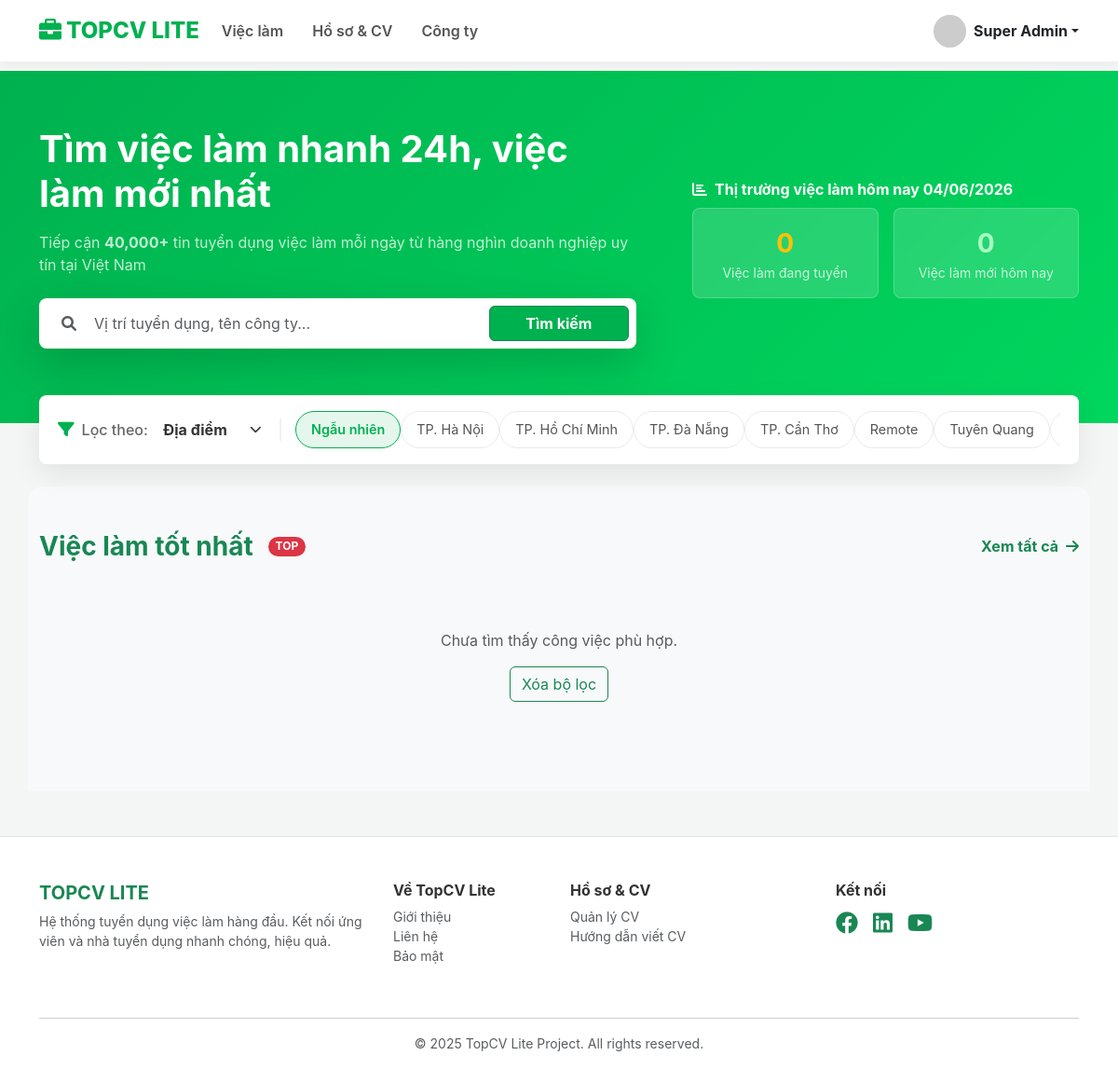
The page / (signed in) on the database its author committed.
### tables this page shows
CREATE TABLE `locations` (
  `id` int(11) NOT NULL,
  `name` varchar(100) NOT NULL
);

### includes/job_rules.php (called while the page is built, shortened)
<?php
if (!function_exists('job_sql_not_deleted')) {
    function job_sql_not_deleted(string $alias = 'j'): string
    {
        return "({$alias}.deleted_at IS NULL)";
    }
}

### index.php (the view, shortened to what this page needs)
<?php
require_once __DIR__ . '/includes/job_rules.php';
include 'includes/header.php';
$locations = $conn->query("SELECT * FROM locations")->fetchAll();
$jobActive = job_sql_not_deleted('jobs');
$sql_count_active = "SELECT COUNT(*) FROM jobs WHERE status = 'approved' AND deadline >= CURDATE() AND {$jobActive}";
$count_active = $conn->query($sql_count_active)->fetchColumn();
$sql_count_new = "SELECT COUNT(*) FROM jobs WHERE DATE(created_at) = CURDATE() AND status = 'approved' AND {$jobActive}";
$count_new = $conn->query($sql_count_new)->fetchColumn();
$limit = 9;
$page = isset($_GET['page']) && is_numeric($_GET['page']) ? (int)$_GET['page'] : 1;
$offset = ($page - 1) * $limit;
$where = 'WHERE j.status = \'approved\' AND j.deadline >= CURDATE() AND ' . job_sql_not_deleted('j');
$params = [];
$sql_count = "SELECT COUNT(*) FROM jobs j JOIN companies c ON j.company_id = c.id $where";
$stmt_count = $conn->prepare($sql_count);
$stmt_count->execute($params);
$total_records = $stmt_count->fetchColumn();
$total_pages = ceil($total_records / $limit);
$sql = "SELECT j.*, c.name as company_name, c.logo, l.name as city
        FROM jobs j
        JOIN companies c ON j.company_id = c.id
        JOIN locations l ON j.location_id = l.id
        $where
        ORDER BY j.created_at DESC
        LIMIT $limit OFFSET $offset";
$stmt = $conn->prepare($sql);
$stmt->execute($params);
$jobs = $stmt->fetchAll();
?>
<div class="position-relative" style="background: linear-gradient(135deg, #00b14f 0%, #00d65e 100%); padding: 60px 0 80px 0;">
    <div class="container">
        <div class="row align-items-center">
            <div class="col-lg-7 text-white">
                <h1 class="fw-bold mb-3">Tìm việc làm nhanh 24h, việc làm mới nhất</h1>
                <p class="opacity-75 mb-4">Tiếp cận <strong>40,000+</strong> tin tuyển dụng việc làm mỗi ngày từ hàng nghìn doanh nghiệp uy tín tại Việt Nam</p>
                <div class="bg-white p-2 rounded-3 shadow-lg">
                    <form action="index.php" method="GET" class="row g-2">
                        <div class="col-md-9">
                            <div class="input-group h-100">
                                <span class="input-group-text bg-white border-0 ps-3"><i class="fas fa-search text-muted"></i></span>
                                <input type="text" name="q" class="form-control border-0 shadow-none ps-2"
                                       placeholder="Vị trí tuyển dụng, tên công ty..."
                                       value="<?= htmlspecialchars($_GET['q'] ?? '') ?>">
                            </div>
                        </div>
                        <div class="col-md-3">
                            <button type="submit" class="btn btn-success w-100 h-100 fw-bold" style="background-color: #00b14f;">Tìm kiếm</button>
                        </div>
                    </form>
                </div>
            </div>
            <div class="col-lg-5 ps-lg-5 mt-4 mt-lg-0">
                <div class="d-flex align-items-center text-white mb-2">
                     <i class="fas fa-chart-bar me-2"></i>
                     <span class="fw-bold">Thị trường việc làm hôm nay <?= date('d/m/Y') ?></span>
                </div>
                <div class="row g-3">
                    <div class="col-6">
                        <div class="p-3 rounded-3 text-center text-white" style="background: rgba(255,255,255,0.15); backdrop-filter: blur(5px); border: 1px solid rgba(255,255,255,0.2);">
                            <div class="fs-3 fw-bold text-warning"><?= number_format($count_active) ?></div>
                            <div class="small opacity-75">Việc làm đang tuyển</div>
                        </div>
                    </div>
                    <div class="col-6">
                        <div class="p-3 rounded-3 text-center text-white" style="background: rgba(255,255,255,0.15); backdrop-filter: blur(5px); border: 1px solid rgba(255,255,255,0.2);">
                            <div class="fs-3 fw-bold" style="color: #a8ffc3;"><?= number_format($count_new) ?></div>
                            <div class="small opacity-75">Việc làm mới hôm nay</div>
                        </div>
                    </div>
                </div>
            </div>
        </div>
    </div>
</div>
<div class="container">
    <div class="smart-filter-container d-flex flex-column flex-md-row">
        <div class="filter-left-control">
            <i class="fas fa-filter filter-icon"></i>
            <span class="filter-label-text">Lọc theo:</span>
            <div class="custom-select-wrapper">
                <select id="smartFilterSelect" class="custom-select-box" style="text-align: center;">
                    <option value="location" style="text-align: center;">Địa điểm</option>
                </select>
                <i class="fas fa-chevron-down custom-select-arrow"></i>
            </div>
        </div>
        <div class="filter-right-options flex-grow-1">
            <div id="filter-group-location" class="filter-group-content active">
                <a href="index.php" class="filter-pill <?= !isset($_GET['location_id']) ? 'active' : '' ?>">Ngẫu nhiên</a>
                <?php foreach($locations as $l): ?>
                    <a href="index.php?location_id=<?= $l['id'] ?>" class="filter-pill <?= (isset($_GET['location_id']) && $_GET['location_id'] == $l['id']) ? 'active' : '' ?>"><?= $l['name'] ?></a>
                <?php endforeach; ?>
            </div>
        </div>
    </div>
</div>
<div class="container py-5 bg-light mt-4 rounded-top-4">
    <div class="d-flex justify-content-between align-items-center mb-4">
        <div class="d-flex align-items-center">
            <h3 class="fw-bold text-success mb-0 me-3">Việc làm tốt nhất</h3>
            <span class="badge bg-danger rounded-pill">TOP</span>
        </div>
        <a href="jobs.php" class="text-success text-decoration-none fw-bold d-flex align-items-center hover-underline">
            Xem tất cả <i class="fas fa-arrow-right ms-2"></i>
        </a>
    </div>
    <?php if(count($jobs) > 0): ?>
        <div class="row g-3">
            <?php foreach($jobs as $job): ?>
            <div class="col-md-6 col-lg-4">
                <div class="card job-card h-100 p-3 bg-white rounded-3 border-0 shadow-sm transition-all">
                    <div class="d-flex mb-3">
                        <div class="flex-shrink-0 me-3">
                            <a href="company-detail.php?id=<?= $job['company_id'] ?>">
                                <img src="<?= !empty($job['logo']) ? $job['logo'] : 'uploads/default-logo.png' ?>"
                                     class="rounded border bg-white p-1"
                                     style="width: 50px; height: 50px; object-fit: contain;">
                            </a>
                        </div>
                        <div class="flex-grow-1 overflow-hidden">
                            <h6 class="mb-1 text-truncate fw-bold">
                                <a href="job-detail.php?id=<?= $job['id'] ?>" class="text-dark text-decoration-none" title="<?= htmlspecialchars($job['title']) ?>">
                                    <?= htmlspecialchars($job['title']) ?>
                                </a>
                            </h6>
                            <div class="small text-muted text-truncate mb-2"><?= htmlspecialchars($job['company_name']) ?></div>
                        </div>
                    </div>
                    <div class="mt-auto">
                        <div class="d-flex flex-wrap gap-2 mb-3">
                            <span class="badge bg-light text-dark fw-normal border"><?= $job['salary_range'] ?></span>
                            <span class="badge bg-light text-dark fw-normal border"><?= $job['city'] ?></span>
                        </div>
                        <div class="d-flex justify-content-between align-items-center pt-2 border-top border-light">
                             <div class="text-muted" style="font-size: 0.8rem;">
                                 <?= (strtotime($job['deadline']) - time()) > 0 ? 'Còn ' . ceil((strtotime($job['deadline']) - time()) / 86400) . ' ngày' : 'Hết hạn' ?>
                             </div>
                             <button class="btn btn-sm text-danger border-0 p-0" title="Lưu tin"><i class="far fa-heart"></i></button>
                        </div>
                    </div>
                </div>
            </div>
            <?php endforeach; ?>
        </div>
        <?php if ($total_pages > 1): ?>
        <nav class="mt-5">
            <ul class="pagination justify-content-center">
                <?php
                    $queryParams = $_GET;
                    unset($queryParams['page']);
                    $queryString = http_build_query($queryParams);
                    $link = "index.php?" . ($queryString ? $queryString . "&" : "") . "page=";
                ?>
                <?php for ($i = 1; $i <= $total_pages; $i++): ?>
                    <li class="page-item <?= ($page == $i) ? 'active' : '' ?>">
                        <a class="page-link <?= ($page == $i) ? 'bg-success border-success text-white' : 'text-success' ?>"
                           href="<?= $link . $i ?>"><?= $i ?></a>
                    </li>
                <?php endfor; ?>
            </ul>
        </nav>
        <?php endif; ?>
    <?php else: ?>
        <div class="text-center py-5">
            <p class="text-muted">Chưa tìm thấy công việc phù hợp.</p>
            <a href="index.php" class="btn btn-outline-success">Xóa bộ lọc</a>
        </div>
    <?php endif; ?>
</div>
<?php include 'includes/footer.php'; ?>

### includes/header.php (style rules this page uses)
:root { --primary: #00b14f; --primary-hover: #009643; --bg-gray: #f4f5f5; --text-dark: #333; }
body { background-color: var(--bg-gray); font-family: 'Inter', sans-serif; color: var(--text-dark); }

### index.php (style rules this page uses)
.smart-filter-container { background: #fff; border-radius: 8px; box-shadow: 0 10px 30px rgba(0,0,0,0.08); padding: 12px 20px; margin-top: -30px; position: relative; z-index: 10; display: flex; align-items: center; }
.filter-left-control { display: flex; align-items: center; border-right: 2px solid #f0f0f0; padding-right: 20px; margin-right: 15px; min-width: 240px; }
.filter-icon { color: #00b14f; font-size: 1.1rem; margin-right: 8px; }
.filter-label-text { font-weight: 500; color: #666; margin-right: 5px; white-space: nowrap; }
.custom-select-wrapper { position: relative; flex-grow: 1; }
.custom-select-box { appearance: none; -webkit-appearance: none; -moz-appearance: none; border: none; background: transparent; font-weight: 700; font-size: 1rem; color: #333; padding-right: 25px; cursor: pointer; width: 100%; outline: none; }
.custom-select-arrow { position: absolute; right: 0; top: 50%; transform: translateY(-50%); pointer-events: none; color: #333; font-size: 0.8rem; }
.filter-right-options { display: flex; overflow-x: auto; gap: 8px; align-items: center; padding: 5px 0; scrollbar-width: none; }
.filter-pill { padding: 8px 16px; border: 1px solid #e9eaec; border-radius: 50px; background: #fff; color: #555; font-size: 0.9rem; text-decoration: none; white-space: nowrap; transition: all 0.2s; }
.filter-pill.active { background: #e5f7ed; color: #00b14f; border-color: #00b14f; font-weight: 600; }
.filter-group-content { display: none; }
.filter-group-content.active { display: flex; }

### rows shown on the page
locations: name "TP. Hà Nội"
locations: name "TP. Hồ Chí Minh"
locations: name "TP. Đà Nẵng"
locations: name "TP. Cần Thơ"
locations: name "Remote"
locations: name "Tuyên Quang"

### other values the page prints
$_SESSION['fullname'] "Super Admin"
$count_active "0"
$count_new "0"
